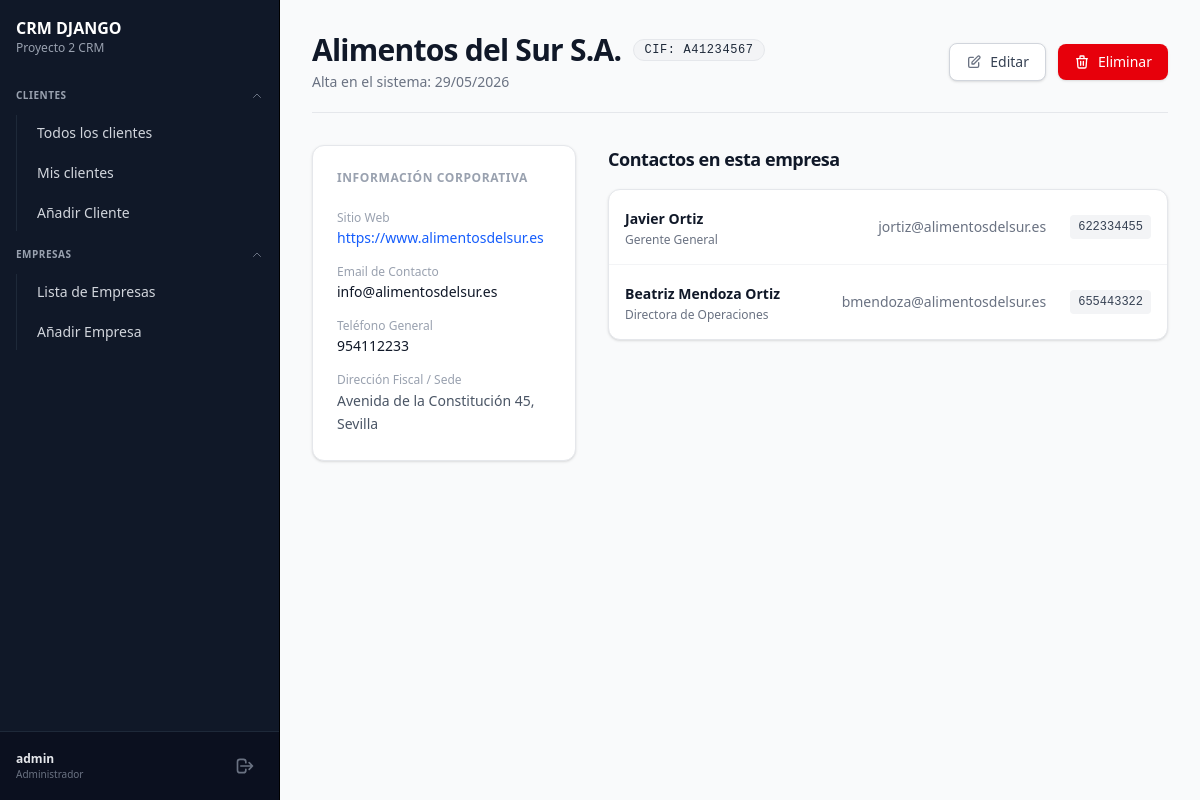
The page /empresas/detalle/2 (signed in) on the database its author committed.
### crm/models/company_model.py (models this page shows, shortened)
class Company(models.Model):
    name = models.CharField(max_length=100, verbose_name='Nombre de la Empresa')
    email = models.EmailField(verbose_name='Email')
    phone = models.CharField(max_length=20, verbose_name='Teléfono')
    address = models.CharField(max_length=200, verbose_name='Dirección')
    website = models.URLField(verbose_name='Sitio Web')
    created_at = models.DateTimeField(auto_now_add=True, verbose_name='Fecha de Creación')
    cif = models.CharField(max_length=20, unique=True, verbose_name='CIF')
    class Meta:
        verbose_name = 'Empresa'
        verbose_name_plural = 'Empresas'

### crm/models/client_model.py (models this page shows, shortened)
class Client(models.Model):
    company = models.ForeignKey('Company', on_delete=models.CASCADE, related_name='clients', verbose_name='Empresa')
    commercial = models.ForeignKey(User, on_delete=models.SET_NULL, null=True, related_name='clients', verbose_name='Comercial')
    first_name = models.CharField(max_length=100, verbose_name='Nombre')
    last_name = models.CharField(max_length=100, verbose_name='Apellido')
    email = models.EmailField(verbose_name='Email')
    phone = models.CharField(max_length=20, verbose_name='Teléfono')
    position = models.CharField(max_length=200, blank=True, verbose_name='Cargo')
    created_at = models.DateTimeField(auto_now_add=True, verbose_name='Fecha de Creación')
    updated_at = models.DateTimeField(auto_now=True, verbose_name='Fecha de Actualización')
    class Meta:
        verbose_name = 'Cliente'
        verbose_name_plural = 'Clientes'

### crm/views/company_views.py (the view)
# urls.py: path('empresas/detalle/<pk>', CompanyDetailView.as_view(), name='detalle-empresa'),
@method_decorator(login_required, name='dispatch')
class CompanyDetailView(DetailView):
    model = Company
    template_name = 'companies/company_detail.html'
    context_object_name = 'company'

### crm_django/templates/companies/company_detail.html (shortened to what this page needs)
{% extends "general/layout.html" %}
{% block page_content %}
<div class="max-w-6xl mx-auto space-y-8">
    <div class="flex flex-col md:flex-row md:items-center md:justify-between border-b border-gray-200 pb-5 gap-4">
        <div>
            <div class="flex items-center gap-3">
                <h1 class="text-3xl font-bold text-gray-900 tracking-tight">
                    {{ company.name }}
                </h1>
                <span class="inline-flex items-center px-2.5 py-0.5 rounded-full text-xs font-medium bg-gray-100 text-gray-800 border border-gray-200 uppercase tracking-wider font-mono">
                    CIF: {{ company.cif }}
                </span>
            </div>
            <p class="text-sm text-gray-500 mt-1">Alta en el sistema: {{ company.created_at|date:"d/m/Y" }}</p>
        </div>
        <div class="flex items-center gap-3">
            <a href="{% url "editar-empresa" company.pk %}" class="inline-flex items-center justify-center px-4 py-2 text-sm font-medium text-gray-700 bg-white border border-gray-300 rounded-lg hover:bg-gray-50 transition-colors shadow-sm gap-2">
                Editar
            </a>
            <a href="{% url "eliminar-empresa" company.pk %}" class="inline-flex items-center justify-center px-4 py-2 text-sm font-medium text-white bg-red-600 rounded-lg hover:bg-red-700 transition-colors shadow-sm gap-2">
                Eliminar
            </a>
        </div>
    </div>
    <div class="grid grid-cols-1 lg:grid-cols-3 gap-8">
        <div class="lg:col-span-1 bg-white border border-gray-200 rounded-xl shadow-sm p-6 space-y-6 h-fit">
            <h3 class="text-xs font-semibold text-gray-400 uppercase tracking-wider">Información Corporativa</h3>
            <div class="space-y-4">
                <div>
                    <label class="block text-xs font-medium text-gray-400">Sitio Web</label>
                    <a href="{{ company.website }}" target="_blank" class="text-sm font-medium text-blue-600 hover:text-blue-700 hover:underline block mt-0.5 break-all">
                        {{ company.website }}
                    </a>
                </div>
                <div>
                    <label class="block text-xs font-medium text-gray-400">Email de Contacto</label>
                    <span class="text-sm font-medium text-gray-900 block mt-0.5 break-all">{{ company.email }}</span>
                </div>
                <div>
                    <label class="block text-xs font-medium text-gray-400">Teléfono General</label>
                    <span class="text-sm font-medium text-gray-900 block mt-0.5">{{ company.phone }}</span>
                </div>
                <div>
                    <label class="block text-xs font-medium text-gray-400">Dirección Fiscal / Sede</label>
                    <span class="text-sm font-medium text-gray-600 block mt-0.5 leading-relaxed">{{ company.address }}</span>
                </div>
            </div>
        </div>
        <div class="lg:col-span-2 space-y-4">
            <h3 class="text-lg font-bold text-gray-900 tracking-tight mb-4">Contactos en esta empresa</h3>
            {% if company.clients.all %}
                <div class="bg-white border border-gray-200 rounded-xl shadow-sm overflow-hidden">
                    <ul class="divide-y divide-gray-100">
                        {% for client in company.clients.all %}
                            <li class="p-4 hover:bg-gray-50 transition-colors">
                                <div class="flex items-center justify-between gap-4">
                                    <div>
                                        <a href="{% url 'detalle-cliente' client.pk %}" class="text-sm font-bold text-gray-900 hover:text-blue-600 transition-colors">
                                            {{ client.first_name }} {{ client.last_name }}
                                        </a>
                                        <p class="text-xs text-gray-500 mt-0.5">{{ client.position|default:"Sin cargo definido" }}</p>
                                    </div>
                                    <div class="flex items-center gap-6 text-sm text-gray-500">
                                        <span class="hidden sm:inline">{{ client.email }}</span>
                                        <span class="font-mono text-xs bg-gray-100 px-2 py-1 rounded text-gray-700">{{ client.phone|default:"—" }}</span>
                                    </div>
                                </div>
                            </li>
                        {% endfor %}
                    </ul>
                </div>
            {% endif %}
        </div>
    </div>
</div>
{% endblock %}

### crm_django/templates/_includes/_sidebar.html (shortened to what this page needs)
<aside class="w-[280px] h-screen bg-gray-900 border-r border-outline-variant flex flex-col flex-shrink-0">
    <div>
        <h1 class="text-white pl-4 pt-4 font-bold"><a href="{% url 'home' %}">CRM DJANGO</a></h1>
        <p class="text-gray-400 pl-4 text-xs">Proyecto 2 CRM</p>
    </div>
    <nav class="mt-6 space-y-2">
        <details class="group px-4" open>
            <summary class="flex items-center justify-between text-[10px] font-semibold text-gray-400 uppercase
            tracking-wider cursor-pointer list-none py-2 hover:text-white transition-colors">
                <span>Clientes</span>
                <svg class="w-3 h-3 text-gray-500 group-open:rotate-180 transition-transform" fill="none" stroke="currentColor" viewBox="0 0 24 24" xmlns="http://www.w3.org/2000/svg">
                    <path stroke-linecap="round" stroke-linejoin="round" stroke-width="2" d="M19 9l-7 7-7-7"></path>
                </svg>
            </summary>
            <ul class="text-white flex flex-col gap-1 mt-1 pl-2 border-l border-gray-800">
                <li>
                    <a class="block w-full py-2 px-3 rounded-md hover:bg-white/10 transition-colors text-sm text-gray-300 hover:text-white" href="{% url 'clientes' %}">
                        Todos los clientes
                    </a>
                </li>
                <li>
                    <a class="block w-full py-2 px-3 rounded-md hover:bg-white/10 transition-colors text-sm text-gray-300 hover:text-white font-medium" href="{% url 'clientes' %}?scope=mine">
                        Mis clientes
                    </a>
                </li>
                <li>
                    <a class="block w-full py-2 px-3 rounded-md hover:bg-white/10 transition-colors text-sm text-gray-300 hover:text-white" href="{% url 'crear-cliente' %}">
                        Añadir Cliente
                    </a>
                </li>
            </ul>
        </details>
        <details class="group px-4" open>
            <summary class="flex items-center justify-between text-[10px] font-semibold text-gray-400 uppercase
                tracking-wider cursor-pointer list-none py-2 hover:text-white transition-colors">
                <span>Empresas</span>
                <svg class="w-3 h-3 text-gray-500 group-open:rotate-180 transition-transform" fill="none" stroke="currentColor" viewBox="0 0 24 24" xmlns="http://www.w3.org/2000/svg">
                    <path stroke-linecap="round" stroke-linejoin="round" stroke-width="2" d="M19 9l-7 7-7-7"></path>
                </svg>
            </summary>
            <ul class="text-white flex flex-col gap-1 mt-1 pl-2 border-l border-gray-800">
                <li>
                    <a class="block w-full py-2 px-3 rounded-md hover:bg-white/10 transition-colors text-sm text-gray-300 hover:text-white" href="{% url "empresas" %}">
                        Lista de Empresas
                    </a>
                </li>
                <li>
                    <a class="block w-full py-2 px-3 rounded-md hover:bg-white/10 transition-colors text-sm text-gray-300 hover:text-white" href="{% url "crear-empresa" %}">
                        Añadir Empresa
                    </a>
                </li>
            </ul>
        </details>
    </nav>
    <div class="mt-auto border-t border-gray-800 p-4 bg-gray-950/40">
        <div class="flex items-center justify-between">
            <div class="flex flex-col min-w-0">
                <span class="text-xs font-semibold text-gray-200 truncate">{{ user.username }}</span>
                <span class="text-[10px] text-gray-500 truncate">
                    {% if user.is_staff %}Administrador{% else %}Comercial{% endif %}
                </span>
            </div>
            <form method="POST" action="{% url 'logout' %}">
                <button type="submit" class="p-2 text-gray-500 hover:text-red-400 rounded-md hover:bg-white/5 transition-colors cursor-pointer group" title="Cerrar Sesión">
                    <svg class="w-5 h-5" fill="none" stroke="currentColor" viewBox="0 0 24 24" xmlns="http://www.w3.org/2000/svg">
                        <path stroke-linecap="round" stroke-linejoin="round" stroke-width="2" d="M17 16l4-4m0 0l-4-4m4 4H7m6 4v1a3 3 0 01-3 3H6a3 3 0 01-3-3V7a3 3 0 013-3h4a3 3 0 013 3v1"></path>
                    </svg>
                </button>
            </form>
        </div>
    </div>
</aside>

### rows shown on the page
Company: name "Alimentos del Sur S.A.", cif "A41234567", created_at "29/05/2026", website "https://www.alimentosdelsur.es", email "info@alimentosdelsur.es", phone "954112233", address "Avenida de la Constitución 45, Sevilla"
Client: first_name "Javier", last_name "Ortiz", position "Gerente General", email "jortiz@alimentosdelsur.es", phone "622334455"
Client: first_name "Beatriz", last_name "Mendoza Ortiz", position "Directora de Operaciones", email "bmendoza@alimentosdelsur.es", phone "655443322"

### other values the page prints
{{ user.username }} "admin"
